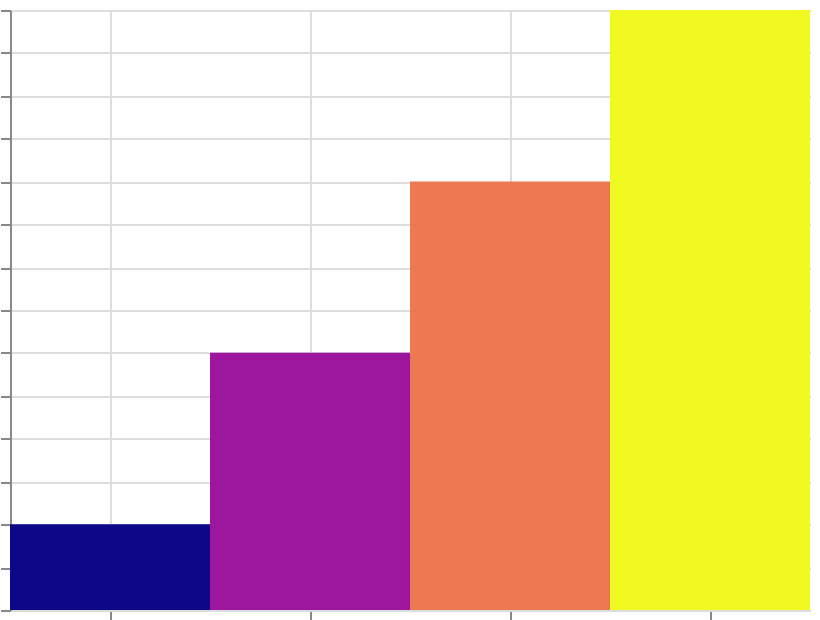

Express this chart as Vega-Lite.
### Vega specification from a JSON file in a GitHub repository (floating-point values rounded to 4 significant figures)
{"$schema": "https://vega.github.io/schema/vega/v6.json", "width": 400, "height": 300, "padding": 5, "autosize": "none", "data": [{"name": "table", "values": [{"cat": "A", "val": 10}, {"cat": "B", "val": 30}, {"cat": "C", "val": 50}, {"cat": "D", "val": 70}]}], "scales": [{"name": "x", "type": "band", "domain": {"data": "table", "field": "cat", "sort": true}, "range": "width"}, {"name": "y", "type": "linear", "domain": {"data": "table", "field": "val"}, "range": [{"signal": "height"}, 0], "zero": true, "nice": true}, {"name": "color", "type": "linear", "domain": {"data": "table", "field": "val"}, "range": {"scheme": "plasma"}}], "marks": [{"type": "rect", "from": {"data": "table"}, "encode": {"update": {"x": {"scale": "x", "field": "cat"}, "width": {"scale": "x", "band": 1}, "y": {"scale": "y", "field": "val"}, "y2": {"scale": "y", "value": 0}, "fill": {"scale": "color", "field": "val"}}}}], "axes": [{"scale": "x", "orient": "bottom", "grid": true, "labels": false}, {"scale": "y", "orient": "left", "grid": true, "labels": false}], "legends": [{"fill": "color"}]}
